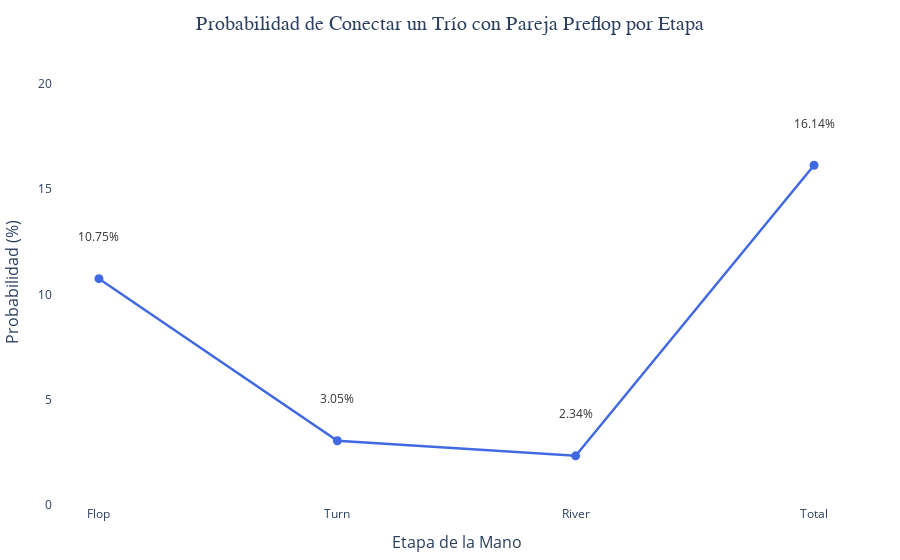

Source (notebook cell):
### Code cell
# Visualización
fig = px.line(
    probabilities,  
    x='Etapa',     
    y='Probabilidad (%)',
    markers=True,   
    title="Probabilidad de Conectar un Trío con Pareja Preflop por Etapa",  
    labels={
        "Etapa": "Etapa de la Mano", 
        "Probabilidad (%)": "Probabilidad (%)"
    },
    color_discrete_sequence=['royalblue'] 
)

# Ajustes adicionales al diseño
fig.update_traces(
    line=dict(width=2.5), 
    marker=dict(size=9),  
)

fig.update_layout(
    title=dict(
        font=dict(size=20, family="Arial"),  
        x=0.5  
    ),
    xaxis=dict(
        title="Etapa de la Mano", 
        title_font=dict(size=16),  
        tickfont=dict(size=12),    
    ),
    yaxis=dict(
        title="Probabilidad (%)",  
        title_font=dict(size=16), 
        tickfont=dict(size=12),    
        range=[0, probabilities['Probabilidad (%)'].max() + 5] 
    ),
    plot_bgcolor="White", 
    margin=dict(l=40, r=40, t=60, b=40),  
)

# Anotaciones con los porcentajes
for i, row in probabilities.iterrows():
    fig.add_annotation(
        x=row['Etapa'],
        y=row['Probabilidad (%)'] + 2,
        text=f"{row['Probabilidad (%)']:.2f}%",
        showarrow=False,
        arrowhead=2,    
        ax=0, ay=-30,   
        font=dict(size=12, color="black"), 
        arrowcolor="black",  
        bgcolor="white",     
        opacity=0.8         
    )

fig.show()

### Figure 1 — Plotly figure (JSON) as saved in the notebook; plotly's stock layout.template omitted (floating-point values rounded to 4 significant figures)
{"data": [{"hovertemplate": "Etapa de la Mano=%{x}<br>Probabilidad (%)=%{y}<extra></extra>", "legendgroup": "", "line": {"color": "royalblue", "dash": "solid", "width": 2.5}, "marker": {"size": 9, "symbol": "circle"}, "mode": "lines+markers", "name": "", "orientation": "v", "showlegend": false, "type": "scatter", "x": ["Flop", "Turn", "River", "Total"], "xaxis": "x", "y": [10.75, 3.052, 2.337, 16.14], "yaxis": "y"}], "layout": {"annotations": [{"arrowcolor": "black", "arrowhead": 2, "ax": 0, "ay": -30, "bgcolor": "white", "font": {"color": "black", "size": 12}, "opacity": 0.8, "showarrow": false, "text": "10.75%", "x": "Flop", "y": 12.75}, {"arrowcolor": "black", "arrowhead": 2, "ax": 0, "ay": -30, "bgcolor": "white", "font": {"color": "black", "size": 12}, "opacity": 0.8, "showarrow": false, "text": "3.05%", "x": "Turn", "y": 5.052}, {"arrowcolor": "black", "arrowhead": 2, "ax": 0, "ay": -30, "bgcolor": "white", "font": {"color": "black", "size": 12}, "opacity": 0.8, "showarrow": false, "text": "2.34%", "x": "River", "y": 4.337}, {"arrowcolor": "black", "arrowhead": 2, "ax": 0, "ay": -30, "bgcolor": "white", "font": {"color": "black", "size": 12}, "opacity": 0.8, "showarrow": false, "text": "16.14%", "x": "Total", "y": 18.14}], "legend": {"tracegroupgap": 0}, "margin": {"b": 40, "l": 40, "r": 40, "t": 60}, "plot_bgcolor": "White", "title": {"font": {"family": "Arial", "size": 20}, "text": "Probabilidad de Conectar un Trío con Pareja Preflop por Etapa", "x": 0.5}, "xaxis": {"anchor": "y", "domain": [0, 1], "tickfont": {"size": 12}, "title": {"font": {"size": 16}, "text": "Etapa de la Mano"}}, "yaxis": {"anchor": "x", "domain": [0, 1], "range": [0, 21.14], "tickfont": {"size": 12}, "title": {"font": {"size": 16}, "text": "Probabilidad (%)"}}}}
